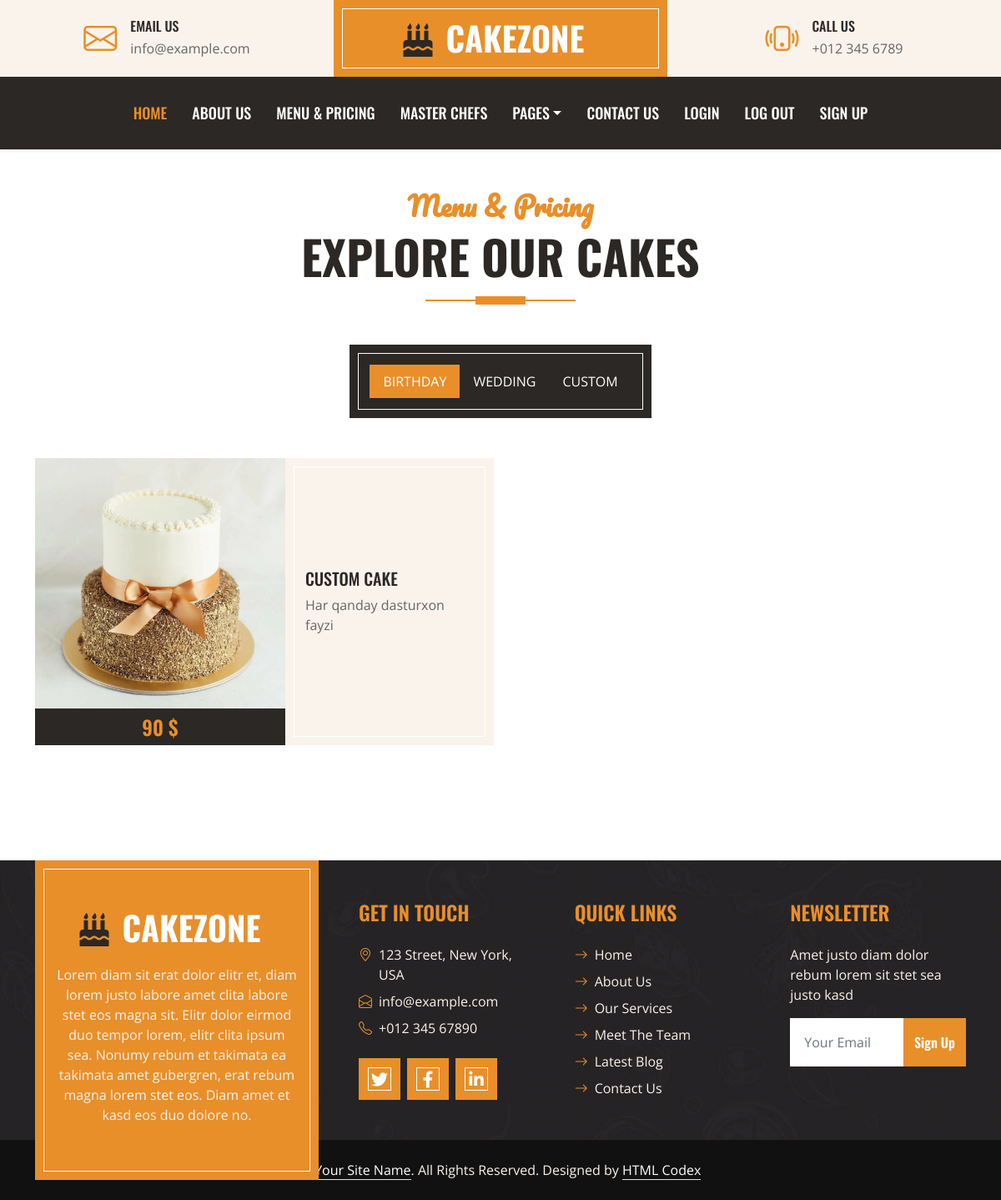
Screenshot of /blog/menu3/custom-cake with the database file from the repository.
### blog/models.py (models this page shows, shortened)
class Menu3(models.Model):
    name = models.CharField(max_length=100)
    price = models.IntegerField()
    bio = models.TextField()
    img = models.ImageField(upload_to='Menu3/img')
    slug = models.CharField(max_length=100)

### blog/views.py (the view)
# urls.py: path("menu3/<slug:menu3>", menu3Detail, name='menu3_detail_view'),
def menu3Detail(request, menu3):
    men3 = get_object_or_404(Menu3, slug=menu3)
    context = {
        "men3": men3
    }
    return render(request, "menu3Detail.html", context=context)

### templates/menu3Detail.html (shortened to what this page needs)
{% extends 'base.html' %}
{% load static %}
{% block content %}
    <div class="container-fluid about py-5">
        <div class="container">
            <div class="section-title position-relative text-center mx-auto mb-5 pb-3" style="max-width: 600px;">
                <h2 class="text-primary font-secondary">Menu & Pricing</h2>
                <h1 class="display-4 text-uppercase">Explore Our Cakes</h1>
            </div>
            <div class="tab-class text-center">
                <ul class="nav nav-pills d-inline-flex justify-content-center bg-dark text-uppercase border-inner p-4 mb-5">
                    <li class="nav-item">
                        <a class="nav-link text-white active" data-bs-toggle="pill" href="#tab-1">Birthday</a>
                    </li>
                    <li class="nav-item">
                        <a class="nav-link text-white" data-bs-toggle="pill" href="#tab-2">Wedding</a>
                    </li>
                    <li class="nav-item">
                        <a class="nav-link text-white" data-bs-toggle="pill" href="#tab-3">Custom</a>
                    </li>
                </ul>
                    <div id="tab-3" class="tab-pane fade show p-0">
                        <div class="row g-3">
                            <div class="col-lg-6">
                                <div class="d-flex h-100">
                                    <div class="flex-shrink-0">
                                        <img class="img-fluid" src="{{men3.img.url}}" alt="" style="width: 300px; height: 300px;">
                                        <h4 class="bg-dark text-primary p-2 m-0">{{men3.price}} $</h4>
                                    </div>
                                    <div class="d-flex flex-column justify-content-center text-start bg-secondary border-inner px-4">
                                        <h5 class="text-uppercase">{{men3.name}}</h5>
                                        <span>{{men3.bio}}</span>
                                    </div>
                                </div>
                            </div>
                        </div>
                    </div>
                </div>
            </div>
        </div>
{% endblock content %}

### static/css/style.css (style rules this page uses)
:root { --primary: #E88F2A; --secondary: #FAF3EB; --light: #FFFFFF; --dark: #2B2825; }
.font-secondary { font-family: 'Pacifico', cursive; }
h1, h2, .font-weight-bold { font-weight: 700 !important; }
h3, h4, .font-weight-semi-bold { font-weight: 600 !important; }
h5, h6, .font-weight-medium { font-weight: 500 !important; }
.border-inner { position: relative; }
.border-inner * { position: relative; z-index: 1; }
.border-inner::before { position: absolute; content: ""; top: 10px; right: 10px; bottom: 10px; left: 10px; background: none; border: 1px solid var(--light); z-index: 0; }
.section-title::before { position: absolute; content: ""; width: 60px; height: 10px; left: 50%; bottom: 0; margin-left: -30px; background: var(--primary); }
.section-title::after { position: absolute; content: ""; width: 180px; height: 2px; left: 50%; bottom: 4px; margin-left: -90px; background: var(--primary); }

### rows the page displays
Menu3: img (picture), price "90", name "CUSTOM CAKE", bio "Har qanday dasturxon fayzi"
